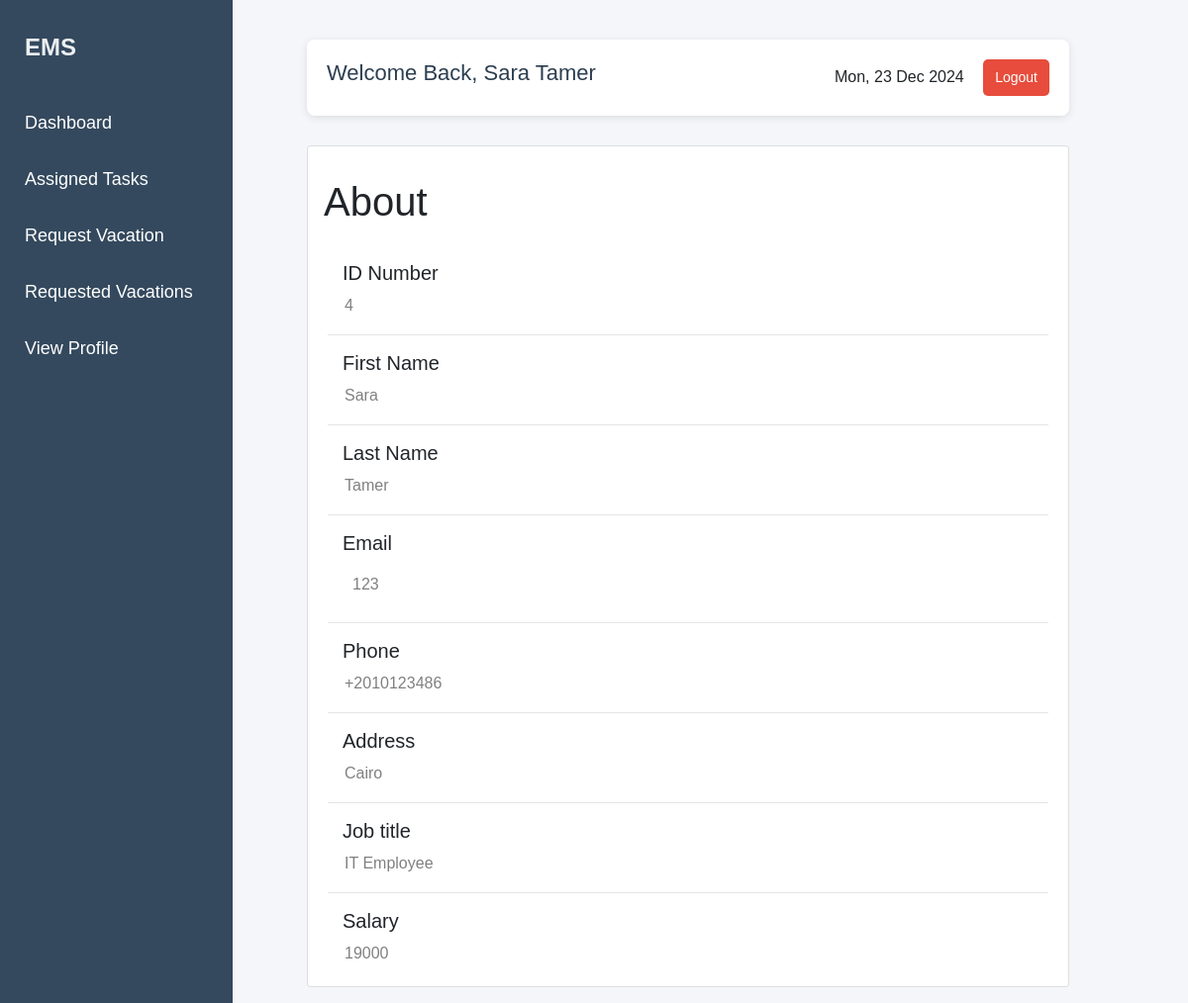
Screenshot of /Codes/profile.php (signed in) with the database file from the repository.
### tables this page shows
CREATE TABLE `employee` (
  `employee_id` int(11) NOT NULL,
  `person_id` int(11) NOT NULL,
  `department_id` int(11) DEFAULT NULL,
  `logi_id` int(14) NOT NULL,
  `password` varchar(225) NOT NULL
);

CREATE TABLE `person` (
  `person_id` int(11) NOT NULL,
  `first_name` varchar(225) NOT NULL,
  `last_name` varchar(225) NOT NULL,
  `age` int(10) NOT NULL,
  `address` varchar(225) NOT NULL,
  `phone_number` varchar(11) NOT NULL,
  `date_of_birth` date NOT NULL,
  `absent_times` int(10) DEFAULT NULL,
  `salary` decimal(20,0) NOT NULL,
  `job_title` varchar(225) NOT NULL,
  `gender` enum('male','female') NOT NULL,
  `role` enum('admin','employee','manager') NOT NULL
);

### Codes/profile.php (the view, shortened to what this page needs)
<?php
$username = "root";
$password = "";
$host = "localhost";
$dbname = "emp";
try {
    $database = new PDO("mysql:host=$host; dbname=$dbname; charset=utf8", $username, $password);
} catch (PDOException $e) {
    die("Connection failed: " . $e->getMessage());
}
$user_id = $_SESSION['person_id'];
$query = "
    SELECT
        person.person_id,
        person.first_name,
        person.last_name,
        person.role,
        person.phone_number AS phone,
        person.address,
        person.job_title AS job,
        person.salary,
        admin.email AS admin_email,
        employee.logi_id AS employee_email,
        manager.email AS manager_email,
        CASE
            WHEN person.role = 'admin' THEN admin.email
            WHEN person.role = 'employee' THEN employee.logi_id
            WHEN person.role = 'manager' THEN manager.email
        END AS email
    FROM person
    LEFT JOIN admin ON person.person_id = admin.person_id
    LEFT JOIN employee ON person.person_id = employee.person_id
    LEFT JOIN manager ON manager.person_id = person.person_id
    WHERE person.person_id = :person_id
";
$stmt = $database->prepare($query);
$stmt->bindParam(':person_id', $user_id, PDO::PARAM_INT);
$stmt->execute();
$user = $stmt->fetch(PDO::FETCH_ASSOC);
if ($user) {
    $fname = $user['first_name'];
    $lname = $user['last_name'];
    $email = $user['email'];
    $phone = $user['phone'];
    $address = $user['address'];
    $job = $user['job'];
    $salary = $user['salary'];
    $role = $user['role'];
} else {
    echo "User not found.";
    exit();
}
$user_name = $_SESSION['user_name'];
?>
<!DOCTYPE html>
<html>
<head>
    <link rel="stylesheet" href="https://maxcdn.bootstrapcdn.com/bootstrap/4.0.0/css/bootstrap.min.css">
    <link rel="stylesheet" href="profile.css">
</head>
<body>
    <div class="row">
        <div class="sidebar">
            <div class="brand">EMS</div>
            <?php if ($role == 'admin'): ?>
                <a href="dashboard.php">Dashboard</a>
                <a href="ManagersCRUD.php">Manage Managers</a>
                <a href="employeecrud.php">Manage Employees</a>
                <a href="depcrud.php">Manage Departments</a>
                <a href="#">View Profile</a>
            <?php elseif ($role == 'employee'): ?>
                <a href="dashboard_emp.php">Dashboard</a>
                <a href="assigned_tasks.php">Assigned Tasks</a>
                <a href="RequestVacation.php">Request Vacation</a>
                <a href="requestedVacation.php">Requested Vacations</a>
                <a href="#">View Profile</a>
            <?php endif; ?>
        </div>
        <div class="col-md-8 mt-1" style="padding-top: 3%;">
            <div class="header">
                <h3>Welcome Back, <?php echo $user_name; ?></h3>
                <div>
                    <span id="currentDate"></span>
                    <button class="btn-signout ms-3" onclick="logout()">Logout</button>
                </div>
            </div>
            <div class="card mb-3 content">
                <h1 class="m-3 pt-3">About</h1>
                <div class="card-body">
                    <form id="profileForm" action="profile.php" method="POST">
                        <div class="row-1">
                            <div class="col-md-3">
                                <h5>ID Number</h5>
                            </div>
                            <div class="col-md-9 text-secondary">
                                <input type="text" id="id" name="id" value="<?php echo htmlspecialchars($user_id); ?>"
                                    readonly>
                            </div>
                        </div>
                        <hr>
                        <div class="row-1">
                            <div class="col-md-3">
                                <h5>First Name</h5>
                            </div>
                            <div class="col-md-9 text-secondary">
                                <input type="text" id="fname" name="fname"
                                    value="<?php echo htmlspecialchars($fname); ?>" readonly>
                            </div>
                        </div>
                        <hr>
                        <div class="row-1">
                            <div class="col-md-3">
                                <h5>Last Name</h5>
                            </div>
                            <div class="col-md-9 text-secondary">
                                <input type="text" id="lname" name="lname"
                                    value="<?php echo htmlspecialchars($lname); ?>" readonly>
                            </div>
                        </div>
                        <hr>
                        <div class="row-1">
                            <div class="col-md-3">
                                <h5>Email</h5>
                            </div>
                            <div class="col-md-9 text-secondary">
                                <input type="email" id="email" name="email"
                                    value="<?php echo htmlspecialchars($email); ?>" readonly
                                    style="width: 100%; padding: 10px; font-size: 16px;">
                            </div>
                        </div>
                        <hr>
                        <div class="row-1">
                            <div class="col-md-3">
                                <h5>Phone</h5>
                            </div>
                            <div class="col-md-9 text-secondary">
                                <input type="tel" id="phone" name="phone"
                                    value="<?php echo htmlspecialchars($phone); ?>" readonly>
                            </div>
                        </div>
                        <hr>
                        <div class="row-1">
                            <div class="col-md-3">
                                <h5>Address</h5>
                            </div>
                            <div class="col-md-9 text-secondary">
                                <input type="text" id="address" name="address"
                                    value="<?php echo htmlspecialchars($address); ?>" readonly>
                            </div>
                        </div>
                        <hr>
                        <div class="row-1">
                            <div class="col-md-3">
                                <h5>Job title</h5>
                            </div>
                            <div class="col-md-9 text-secondary">
                                <input type="text" id="job" name="job" value="<?php echo htmlspecialchars($job); ?>"
                                    readonly>
                            </div>
                        </div>
                        <hr>
                        <div class="row-1">
                            <div class="col-md-3">
                                <h5>Salary</h5>
                            </div>
                            <div class="col-md-9 text-secondary">
                                <input type="text" id="salary" name="salary"
                                    value="<?php echo htmlspecialchars($salary); ?>" readonly>
                            </div>
                        </div>
                    </form>
                </div>
            </div>
        </div>
    </div>
</body>
</html>

### Codes/profile.css (style rules this page uses)
html, body { height: 100%; margin: 0; background-color: #f4f6f9; font-family: "Arial", sans-serif; }
.sidebar { padding-left: 20px; top: 0; left: 0; width: 250px; background-color: #34495e; color: white; padding-top: 30px; display: flex; flex-direction: column; margin-right: 60px; }
.sidebar a { color: white; text-decoration: none; font-size: 18px; padding: 15px 20px; transition: all 0.3s ease; }
.sidebar .brand { font-size: 24px; font-weight: bold; color: #ecf0f1; text-align: left; margin-left: 20px; margin-bottom: 30px; }
.row { display: flex; flex-direction: row; height: 100%; width: 100%; }
input:read-only { background-color: white; border: none; outline: none; color: gray; }
.header { display: flex; justify-content: space-between; align-items: center; background-color: #fff !important; padding: 20px; border-radius: 8px; box-shadow: 0px 2px 8px rgba(0, 0, 0, 0.1); margin-bottom: 30px; }
.header h3 { font-size: 22px; color: #2c3e50; }
.header .btn-signout { background-color: #e74c3c; color: white; border-radius: 5px; font-size: 14px; padding: 8px 12px; border: none; cursor: pointer; transition: background-color 0.3s ease; margin-left: 15px; }

### rows the page displays
employee: fname "Sara", lname "Tamer", phone "+2010123486", address "Cairo", job "IT Employee", salary "19000"

### other values shown
$user_name "Sara Tamer"
